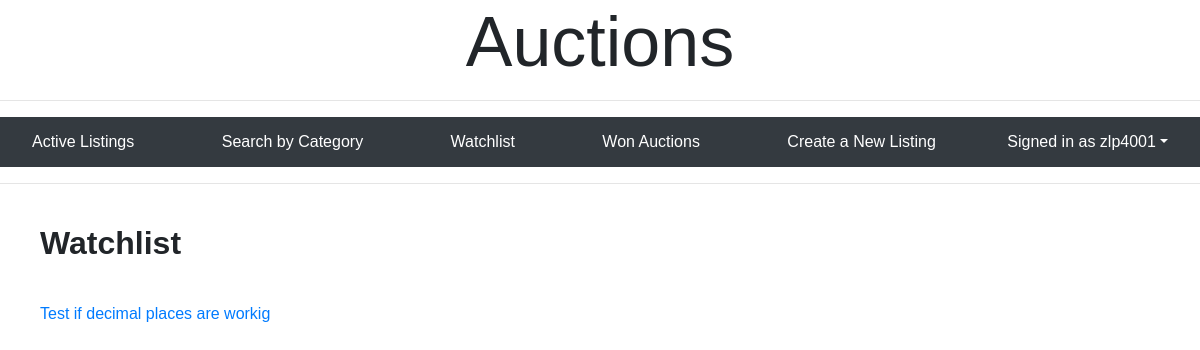
Page /watchlist/ (signed in) on the earlier database version.
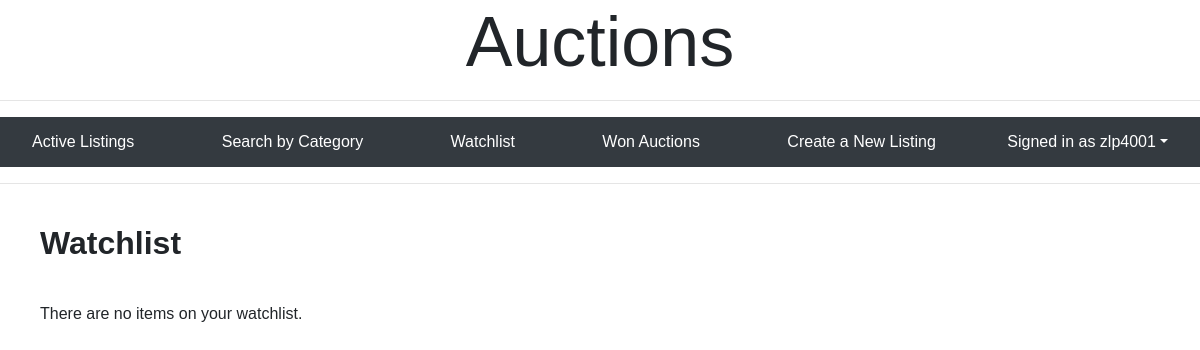
Same page on the later database version.
### auctions/models.py (models this page shows, shortened)
class Listing(models.Model):
    status_choice = [('active','active'), ('inactive','inactive')]
    winner = models.ForeignKey(User, on_delete = models.SET_DEFAULT, null = True, default = None, related_name = 'wonitems')
    status = models.CharField(max_length = 10, choices = status_choice, default = 'active')
    title = models.CharField(max_length = 100)
    start_bid = models.DecimalField(decimal_places=2, max_digits = 1000000)
    url = models.CharField(max_length = 200, blank = True)
    description = models.CharField(max_length = 200, default = "")
    category = models.ForeignKey(Category, on_delete = models.CASCADE, related_name = "category_listing", default  = "")
    watched = models.ManyToManyField(User, related_name = "watchedby", blank = True)
    owner = models.ForeignKey(User, on_delete = models.CASCADE, null = True, blank = True)

### auctions/views.py (the view)
# urls.py: path("watchlist/", views.watchlist, name = "watchlist"),
@login_required
def watchlist(request):
    if request.method == "GET":
        user = User.objects.get(id = request.user.id)
        watchlist = user.watchedby.filter(status = 'active')
        return render(request, "auctions/watchlist.html", {
            "watchlist": watchlist
        })

### auctions/templates/auctions/watchlist.html
{% extends "auctions/layout.html" %}
{% block pagetitle %}
Watchlist
{% endblock %}
{% block body %}
<div class = "left-padding">
{% if user.is_authenticated %}
    {% for item in watchlist %}
    <div>
        <a href = "{% url 'listing' item.id %}">{{item.title}}</a>
    </div>
    {% empty %}
    <p>There are no items on your watchlist.</p>
    {% endfor %}
{% else %}
<p> Log in to view your watchlist.</p>
{% endif %}
</div>
{% endblock %}

Differences in the rows shown:
removed Listing: title "Test if decimal places are workig"
Other differences:
text now shown: "There are no items on your watchlist."
